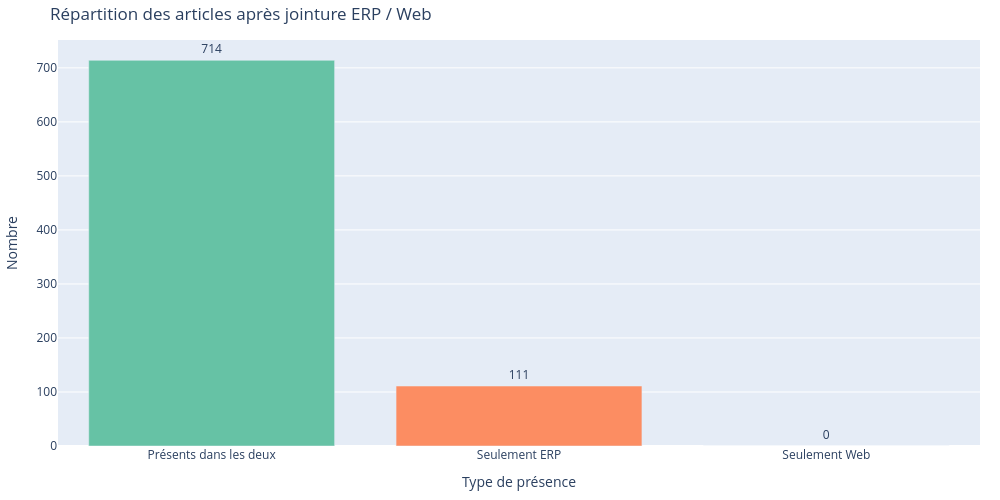

Write notebook code for a chart like this one.
### Code cell
# Compter les occurrences de chaque type de correspondance
presence_counts = df_final["_merge"].value_counts().reset_index()
presence_counts.columns = ["Type de présence", "Nombre"]

# Mapping pour noms explicites (optionnel mais plus clair pour la soutenance)
mapping = {
    "left_only": "Seulement ERP",
    "right_only": "Seulement Web",
    "both": "Présents dans les deux"
}
presence_counts["Type de présence"] = presence_counts["Type de présence"].map(mapping)

# Bar chart avec Plotly Express
fig = px.bar(
    presence_counts,
    x="Type de présence",
    y="Nombre",
    text="Nombre",
    title="Répartition des articles après jointure ERP / Web",
    color="Type de présence",
    color_discrete_sequence=px.colors.qualitative.Set2
)

# Mise en forme adaptée à une slide
fig.update_traces(textposition="outside")
fig.update_layout(
    width=1000,
    height=500,
    margin=dict(l=20, r=20, t=40, b=20),
    showlegend=False
)

fig.show()

### Figure 1 — Plotly figure (JSON) as saved in the notebook; plotly's stock layout.template omitted (floating-point values rounded to 4 significant figures)
{"data": [{"hovertemplate": "Type de présence=%{x}<br>Nombre=%{text}<extra></extra>", "legendgroup": "Présents dans les deux", "marker": {"color": "rgb(102,194,165)", "pattern": {"shape": ""}}, "name": "Présents dans les deux", "orientation": "v", "showlegend": true, "text": [714.0], "textposition": "outside", "type": "bar", "x": ["Présents dans les deux"], "xaxis": "x", "y": [714], "yaxis": "y"}, {"hovertemplate": "Type de présence=%{x}<br>Nombre=%{text}<extra></extra>", "legendgroup": "Seulement ERP", "marker": {"color": "rgb(252,141,98)", "pattern": {"shape": ""}}, "name": "Seulement ERP", "orientation": "v", "showlegend": true, "text": [111.0], "textposition": "outside", "type": "bar", "x": ["Seulement ERP"], "xaxis": "x", "y": [111], "yaxis": "y"}, {"hovertemplate": "Type de présence=%{x}<br>Nombre=%{text}<extra></extra>", "legendgroup": "Seulement Web", "marker": {"color": "rgb(141,160,203)", "pattern": {"shape": ""}}, "name": "Seulement Web", "orientation": "v", "showlegend": true, "text": [0.0], "textposition": "outside", "type": "bar", "x": ["Seulement Web"], "xaxis": "x", "y": [0], "yaxis": "y"}], "layout": {"barmode": "relative", "height": 500, "legend": {"title": {"text": "Type de présence"}, "tracegroupgap": 0}, "margin": {"b": 20, "l": 20, "r": 20, "t": 40}, "showlegend": false, "title": {"text": "Répartition des articles après jointure ERP / Web"}, "width": 1000, "xaxis": {"anchor": "y", "categoryarray": ["Présents dans les deux", "Seulement ERP", "Seulement Web"], "categoryorder": "array", "domain": [0.0, 1.0], "title": {"text": "Type de présence"}}, "yaxis": {"anchor": "x", "domain": [0.0, 1.0], "title": {"text": "Nombre"}}}}
